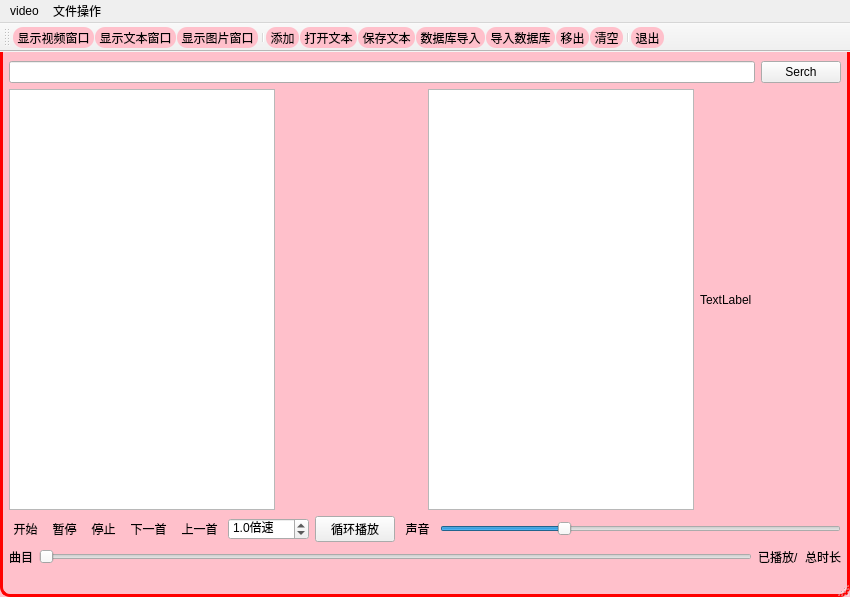
<?xml version="1.0" encoding="UTF-8"?>
<ui version="4.0">
 <class>MainWindow</class>
 <widget class="QMainWindow" name="MainWindow">
  <property name="geometry">
   <rect>
    <x>0</x>
    <y>0</y>
    <width>850</width>
    <height>597</height>
   </rect>
  </property>
  <property name="windowTitle">
   <string>MainWindow</string>
  </property>
  <property name="styleSheet">
   <string notr="true">QMainWindow{
	border:3px solid red;
	border-radius:10px;
	background-color:pink;
	color:pink;
}
QToolButton{
	border-radius:10px;
	background-color:pink;
}
QToolButton:hover{
	border-radius:10px;
	font-size:17px;
	background-color:purple;
	color:yellow;
}</string>
  </property>
  <widget class="QWidget" name="centralwidget">
   <layout class="QGridLayout" name="gridLayout">
    <item row="0" column="0">
     <layout class="QVBoxLayout" name="verticalLayout">
      <item>
       <layout class="QHBoxLayout" name="horizontalLayout_4">
        <item>
         <widget class="QLineEdit" name="lineEdit"/>
        </item>
        <item>
         <widget class="QPushButton" name="Btn_Serch">
          <property name="text">
           <string>Serch</string>
          </property>
         </widget>
        </item>
       </layout>
      </item>
      <item>
       <layout class="QHBoxLayout" name="horizontalLayout_3">
        <item>
         <widget class="QTableView" name="tableView">
          <property name="minimumSize">
           <size>
            <width>171</width>
            <height>192</height>
           </size>
          </property>
         </widget>
        </item>
        <item>
         <widget class="videowidget" name="m_widget" native="true">
          <property name="minimumSize">
           <size>
            <width>141</width>
            <height>192</height>
           </size>
          </property>
         </widget>
        </item>
        <item>
         <widget class="QPlainTextEdit" name="plainTextEdit">
          <property name="minimumSize">
           <size>
            <width>111</width>
            <height>191</height>
           </size>
          </property>
         </widget>
        </item>
        <item>
         <widget class="QLabel" name="lab_pixmap">
          <property name="minimumSize">
           <size>
            <width>141</width>
            <height>191</height>
           </size>
          </property>
          <property name="text">
           <string>TextLabel</string>
          </property>
         </widget>
        </item>
       </layout>
      </item>
      <item>
       <layout class="QHBoxLayout" name="horizontalLayout">
        <item>
         <widget class="QToolButton" name="tbtn_play">
          <property name="text">
           <string>开始</string>
          </property>
         </widget>
        </item>
        <item>
         <widget class="QToolButton" name="tbtn_pause">
          <property name="text">
           <string>暂停</string>
          </property>
         </widget>
        </item>
        <item>
         <widget class="QToolButton" name="tbtn_stop">
          <property name="text">
           <string>停止</string>
          </property>
         </widget>
        </item>
        <item>
         <widget class="QToolButton" name="tbtn_next">
          <property name="text">
           <string>下一首</string>
          </property>
         </widget>
        </item>
        <item>
         <widget class="QToolButton" name="tbtn_last">
          <property name="text">
           <string>上一首</string>
          </property>
         </widget>
        </item>
        <item>
         <widget class="QDoubleSpinBox" name="doubleSpinBox">
          <property name="styleSheet">
           <string notr="true"/>
          </property>
          <property name="specialValueText">
           <string/>
          </property>
          <property name="prefix">
           <string/>
          </property>
          <property name="suffix">
           <string>倍速</string>
          </property>
          <property name="decimals">
           <number>1</number>
          </property>
          <property name="singleStep">
           <double>0.100000000000000</double>
          </property>
          <property name="value">
           <double>1.000000000000000</double>
          </property>
         </widget>
        </item>
        <item>
         <widget class="QPushButton" name="btn_cycle">
          <property name="text">
           <string>循环播放</string>
          </property>
          <property name="checkable">
           <bool>true</bool>
          </property>
          <property name="checked">
           <bool>false</bool>
          </property>
         </widget>
        </item>
        <item>
         <widget class="QToolButton" name="tbtn_mute">
          <property name="text">
           <string>声音</string>
          </property>
         </widget>
        </item>
        <item>
         <widget class="QSlider" name="hSlider_sound">
          <property name="value">
           <number>30</number>
          </property>
          <property name="orientation">
           <enum>Qt::Horizontal</enum>
          </property>
         </widget>
        </item>
       </layout>
      </item>
      <item>
       <layout class="QHBoxLayout" name="horizontalLayout_2">
        <item>
         <widget class="QLabel" name="label_name">
          <property name="text">
           <string>曲目</string>
          </property>
         </widget>
        </item>
        <item>
         <widget class="QSlider" name="hSlider_progress">
          <property name="orientation">
           <enum>Qt::Horizontal</enum>
          </property>
         </widget>
        </item>
        <item>
         <widget class="QLabel" name="label_played">
          <property name="text">
           <string>已播放/</string>
          </property>
         </widget>
        </item>
        <item>
         <widget class="QLabel" name="label_time">
          <property name="text">
           <string>总时长</string>
          </property>
         </widget>
        </item>
       </layout>
      </item>
     </layout>
    </item>
   </layout>
  </widget>
  <widget class="QStatusBar" name="statusbar"/>
  <widget class="QMenuBar" name="menuBar">
   <property name="geometry">
    <rect>
     <x>0</x>
     <y>0</y>
     <width>850</width>
     <height>21</height>
    </rect>
   </property>
   <widget class="QMenu" name="menuvideo">
    <property name="title">
     <string>video</string>
    </property>
    <addaction name="actionvideo"/>
    <addaction name="actionplainTextEdit"/>
    <addaction name="actionlabel"/>
   </widget>
   <widget class="QMenu" name="menu">
    <property name="title">
     <string>文件操作</string>
    </property>
    <addaction name="action_add"/>
    <addaction name="act_openfile"/>
    <addaction name="act_save"/>
    <addaction name="action_remove"/>
    <addaction name="action_clear"/>
    <addaction name="action_exit"/>
   </widget>
   <addaction name="menuvideo"/>
   <addaction name="menu"/>
  </widget>
  <widget class="QToolBar" name="toolBar">
   <property name="windowTitle">
    <string>toolBar</string>
   </property>
   <attribute name="toolBarArea">
    <enum>TopToolBarArea</enum>
   </attribute>
   <attribute name="toolBarBreak">
    <bool>false</bool>
   </attribute>
   <addaction name="actionvideo"/>
   <addaction name="actionplainTextEdit"/>
   <addaction name="actionlabel"/>
   <addaction name="separator"/>
   <addaction name="action_add"/>
   <addaction name="act_openfile"/>
   <addaction name="act_save"/>
   <addaction name="act_mysqlquery"/>
   <addaction name="act_mysqlinsert"/>
   <addaction name="action_remove"/>
   <addaction name="action_clear"/>
   <addaction name="separator"/>
   <addaction name="action_exit"/>
  </widget>
  <action name="actionvideo">
   <property name="checkable">
    <bool>true</bool>
   </property>
   <property name="text">
    <string>显示视频窗口</string>
   </property>
  </action>
  <action name="actionplainTextEdit">
   <property name="checkable">
    <bool>true</bool>
   </property>
   <property name="text">
    <string>显示文本窗口</string>
   </property>
  </action>
  <action name="actionlabel">
   <property name="checkable">
    <bool>true</bool>
   </property>
   <property name="text">
    <string>显示图片窗口</string>
   </property>
  </action>
  <action name="action_add">
   <property name="text">
    <string>添加</string>
   </property>
  </action>
  <action name="action_remove">
   <property name="text">
    <string>移出</string>
   </property>
  </action>
  <action name="action_clear">
   <property name="text">
    <string>清空</string>
   </property>
  </action>
  <action name="action_exit">
   <property name="text">
    <string>退出</string>
   </property>
  </action>
  <action name="act_openfile">
   <property name="text">
    <string>打开文本</string>
   </property>
  </action>
  <action name="act_save">
   <property name="text">
    <string>保存文本</string>
   </property>
  </action>
  <action name="act_mysqlquery">
   <property name="text">
    <string>数据库导入</string>
   </property>
  </action>
  <action name="act_mysqlinsert">
   <property name="text">
    <string>导入数据库</string>
   </property>
  </action>
 </widget>
 <customwidgets>
  <customwidget>
   <class>videowidget</class>
   <extends>QWidget</extends>
   <header>videowidget.h</header>
   <container>1</container>
  </customwidget>
 </customwidgets>
 <resources/>
 <connections/>
</ui>
